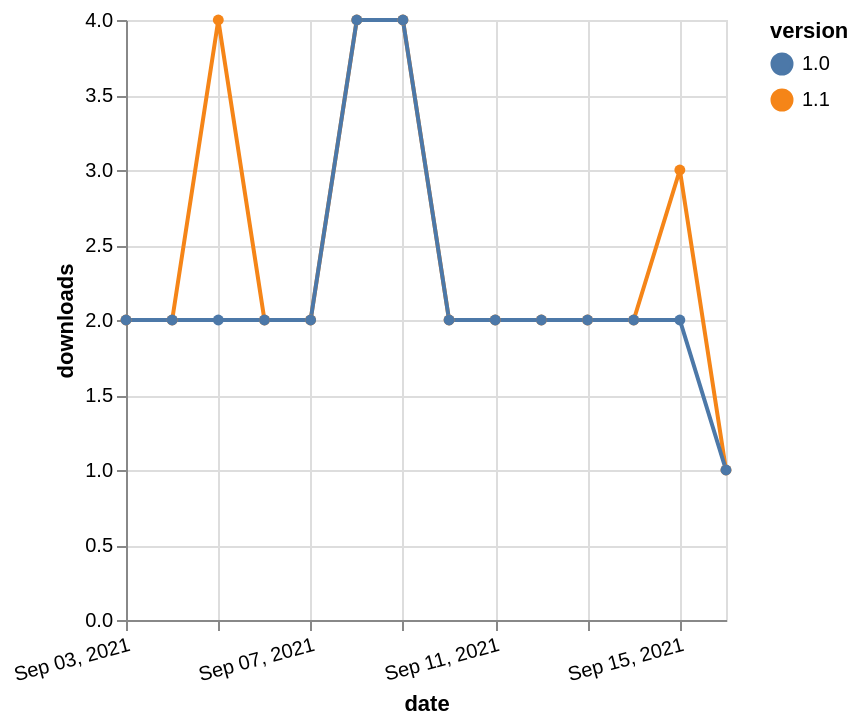

Write a Vega-Lite specification for this figure.
### Vega-Lite specification from a JSON file in a GitHub repository (floating-point values rounded to 4 significant figures)
{"$schema": "https://vega.github.io/schema/vega-lite/v5.json", "description": "A simple bar chart with embedded data.", "data": {"values": [{"date": "2021-09-03", "total": 3107, "delta": 2, "version": "1.1"}, {"date": "2021-09-04", "total": 3109, "delta": 2, "version": "1.1"}, {"date": "2021-09-05", "total": 3113, "delta": 4, "version": "1.1"}, {"date": "2021-09-06", "total": 3115, "delta": 2, "version": "1.1"}, {"date": "2021-09-07", "total": 3117, "delta": 2, "version": "1.1"}, {"date": "2021-09-08", "total": 3121, "delta": 4, "version": "1.1"}, {"date": "2021-09-09", "total": 3125, "delta": 4, "version": "1.1"}, {"date": "2021-09-10", "total": 3127, "delta": 2, "version": "1.1"}, {"date": "2021-09-11", "total": 3129, "delta": 2, "version": "1.1"}, {"date": "2021-09-12", "total": 3131, "delta": 2, "version": "1.1"}, {"date": "2021-09-13", "total": 3133, "delta": 2, "version": "1.1"}, {"date": "2021-09-14", "total": 3135, "delta": 2, "version": "1.1"}, {"date": "2021-09-15", "total": 3138, "delta": 3, "version": "1.1"}, {"date": "2021-09-16", "total": 3139, "delta": 1, "version": "1.1"}, {"date": "2021-09-03", "total": 2622, "delta": 2, "version": "1.0"}, {"date": "2021-09-04", "total": 2624, "delta": 2, "version": "1.0"}, {"date": "2021-09-05", "total": 2626, "delta": 2, "version": "1.0"}, {"date": "2021-09-06", "total": 2628, "delta": 2, "version": "1.0"}, {"date": "2021-09-07", "total": 2630, "delta": 2, "version": "1.0"}, {"date": "2021-09-08", "total": 2634, "delta": 4, "version": "1.0"}, {"date": "2021-09-09", "total": 2638, "delta": 4, "version": "1.0"}, {"date": "2021-09-10", "total": 2640, "delta": 2, "version": "1.0"}, {"date": "2021-09-11", "total": 2642, "delta": 2, "version": "1.0"}, {"date": "2021-09-12", "total": 2644, "delta": 2, "version": "1.0"}, {"date": "2021-09-13", "total": 2646, "delta": 2, "version": "1.0"}, {"date": "2021-09-14", "total": 2648, "delta": 2, "version": "1.0"}, {"date": "2021-09-15", "total": 2650, "delta": 2, "version": "1.0"}, {"date": "2021-09-16", "total": 2651, "delta": 1, "version": "1.0"}]}, "width": "container", "mark": {"type": "line", "point": {"filled": true}}, "encoding": {"x": {"field": "date", "type": "temporal", "timeUnit": "yearmonthdate", "title": "date", "axis": {"labelAngle": -15}}, "y": {"field": "delta", "type": "quantitative", "title": "downloads"}, "color": {"field": "version", "type": "nominal"}, "tooltip": {"field": "delta"}}}
